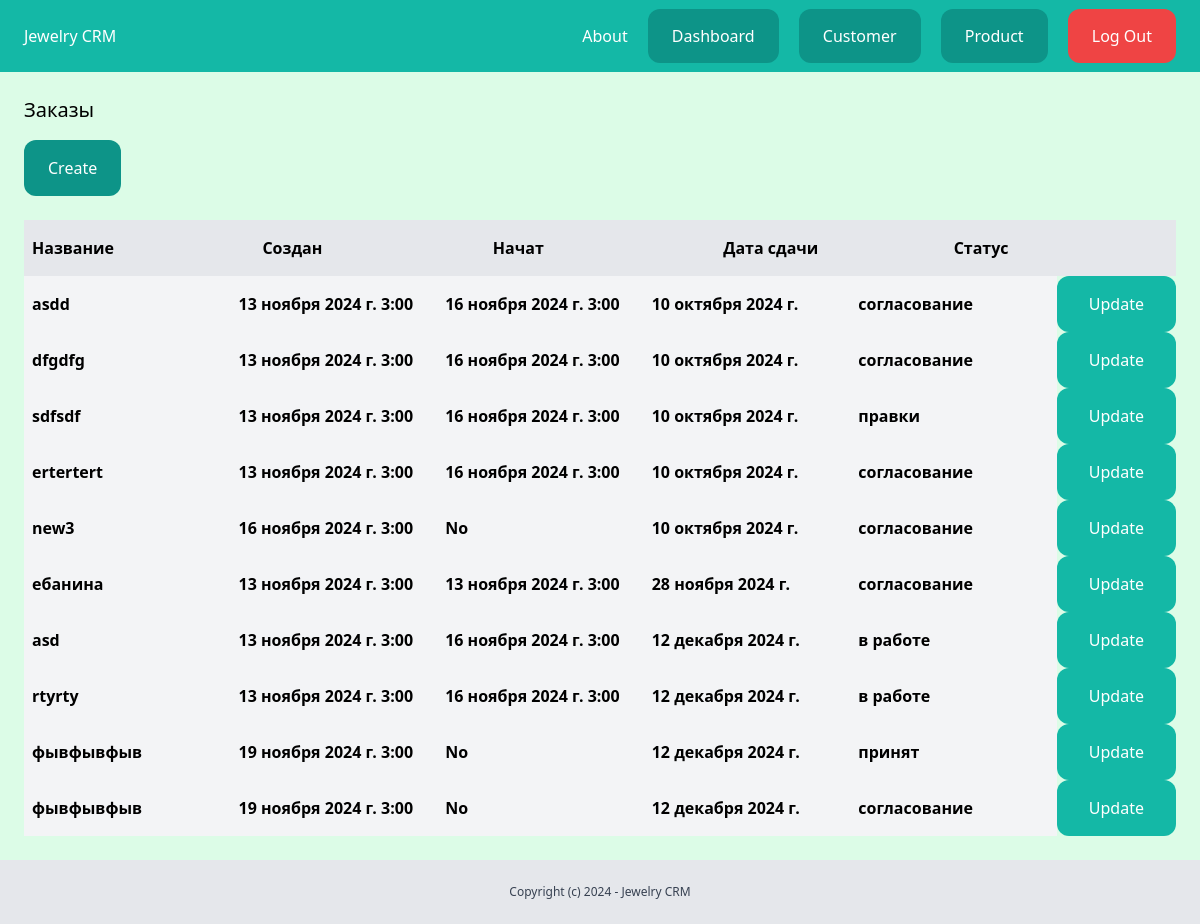
/dashboard/product/ (signed in), run on an earlier commit of the app's database.
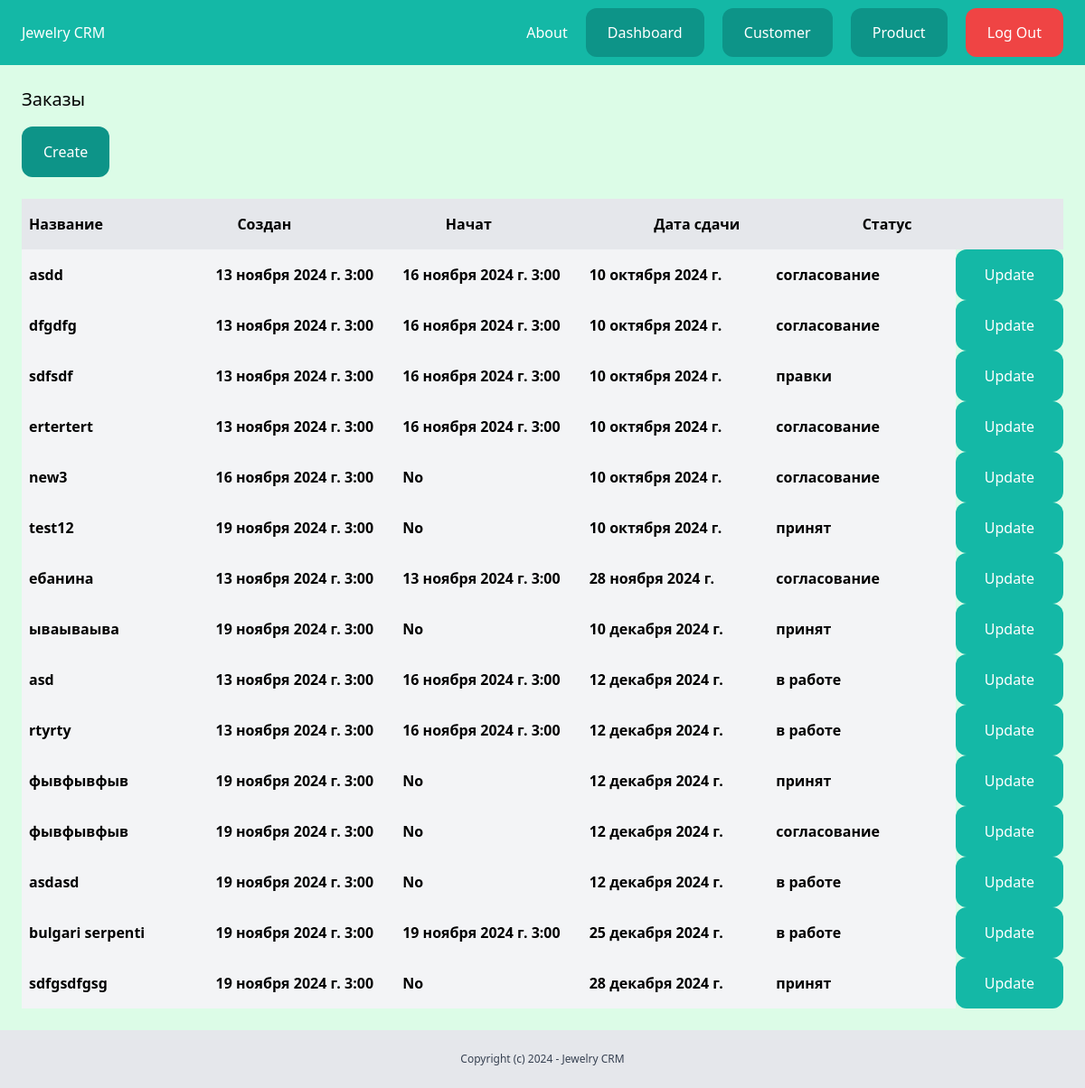
And on a later commit of the database.
### product/models.py (models this page shows, shortened)
class Product(models.Model):
    name = models.CharField(max_length=100)
    created_by = models.ForeignKey(User, related_name='product',on_delete=models.CASCADE,null=True)
    on_work = models.BooleanField(default=False,null=True)
    worker = models.ForeignKey(User,related_name='worker',null=True,on_delete=models.CASCADE)
    work_time = models.TextField(max_length=200,default='00 дней 00 часов 00 минут', null=True)
    type_product = models.CharField(max_length=30,choices=TYPE_CHOICE,default='кольцо')
    customer = models.ForeignKey(Customer,related_name='customer', on_delete=models.CASCADE)
    price = models.IntegerField()
    create_date = models.DateTimeField(auto_now_add=True)
    start_date = models.DateTimeField(auto_created=False, null=True)
    expiration_date = models.DateField(auto_created=False)
    comment = models.TextField()
    status = models.CharField(max_length=20,choices=STATUS_CHOICE,null=True,default='1')

### product/views.py (the view)
# urls.py: path('', product_list, name='product_list'),
@login_required
def product_list(request):
    products = Product.objects.all().order_by('expiration_date')
    return render(request,'product/product_list.html', {'products': products})

### templates/product/product_list.html (shortened to what this page needs)
{% extends 'crm_project/base.html'%}
{%block content%}
    <div class="py-6 px-6">
        <h1 class=" mb-4 text-xl">Заказы</h1>
        <a href="{% url 'add_product' %}" class=" inline-block py-4 px-6 bg-teal-600 rounded-xl text-white">Create</a>
        <div class=" mt-6 flex justify-between">
            <p class="py-4 px-2 bg-gray-200 font-semibold w-full">Название</p>
            <p class="py-4 px-2 bg-gray-200 font-semibold w-full">Создан</p>
            <p class="py-4 px-2 bg-gray-200 font-semibold w-full">Начат</p>
            <p class="py-4 px-2 bg-gray-200 font-semibold w-full">Дата сдачи</p>
            <p class="py-4 px-2 bg-gray-200 font-semibold w-full">Статус</p>
        </div>
        {% for product in products%}
            <div class="flex justify-between">
                <p class="py-4 px-2 font-semibold w-full bg-gray-100">
                    <a href="{% url 'product_detail' product.id%}">{{product.name}}</a>
                </p>
                <p class="py-4 px-2 font-semibold w-full bg-gray-100">{{product.create_date}}</p>
                <p class="py-4 px-2 font-semibold w-full bg-gray-100">
                    {%if product.start_date != None %}
                    {{product.start_date}}
                    {%else%}
                    No
                    {%endif%}</p>
                <p class="py-4 px-2 font-semibold w-full bg-gray-100">{{product.expiration_date}}</p>
                <p class="py-4 px-2 font-semibold w-full bg-gray-100">{{product.get_status_display}}</p>
                <form method="post" action="{% url 'product_update' product.id%}">
                    <button class="py-4 px-8 bg-teal-500 text-white rounded-xl" type="submit">Update</button>
                </form>
            </div>
        {%endfor%}
    </div>
{% endblock %}

### templates/crm_project/base.html (shortened to what this page needs)
<!DOCTYPE html>
<html lang="en">
<head>
  <script src="https://cdn.tailwindcss.com"></script>
</head>
<body class="bg-green-100">
    <nav class="py-6 px-6 flex justify-between bg-teal-500">
        <a href="/" class="text-white">Jewelry CRM</a>
        <div class="space-x-4">
          <a href="{% url 'about' %}" class="text-white">About</a>
          {%if request.user.is_authenticated%}
            <a href="{% url 'dashboard' %}" class="py-4 px-6 bg-teal-600 rounded-xl text-white">Dashboard</a>
            <a href="{% url 'customer_list' %}" class="py-4 px-6 bg-teal-600 rounded-xl text-white">Customer</a>
            <a href="{% url 'product_list' %}" class="py-4 px-6 bg-teal-600 rounded-xl text-white">Product</a>
            <a href="{% url 'logout' %}" class="py-4 px-6 bg-red-500 rounded-xl text-white">Log Out</a>
          {%else%}
            <a href="{%url 'registrations' %}" class=" py-4 px-6 bg-teal-700 rounded-xl text-white">Registrations</a>
            <a href="{% url 'login' %}" class="py-4 px-6 bg-teal-600 rounded-xl text-white">Log In</a>
          {%endif%}
        </div>
    </nav>
    <div>
        {% block content %}
        {% endblock %}
    </div>
    <footer class="py-6 px-6 text-center bg-gray-200">
      <p class="text-xs text-gray-700">Copyright (c) 2024 - Jewelry CRM</p>
    </footer>
</body>
</html>

What changed in the data, as far as the page shows it:
added Product: name "test12", create_date "19 ноября 2024 г. 3:00", shows "No", expiration_date "10 октября 2024 г.", status "принят"
added Product: name "ываываыва", create_date "19 ноября 2024 г. 3:00", shows "No", expiration_date "10 декабря 2024 г.", status "принят"
added Product: name "asdasd", create_date "19 ноября 2024 г. 3:00", shows "No", expiration_date "12 декабря 2024 г.", status "в работе"
added Product: name "bulgari serpenti", create_date "19 ноября 2024 г. 3:00", start_date "19 ноября 2024 г. 3:00", expiration_date "25 декабря 2024 г.", status "в работе"
added Product: name "sdfgsdfgsg", create_date "19 ноября 2024 г. 3:00", shows "No", expiration_date "28 декабря 2024 г.", status "принят"
